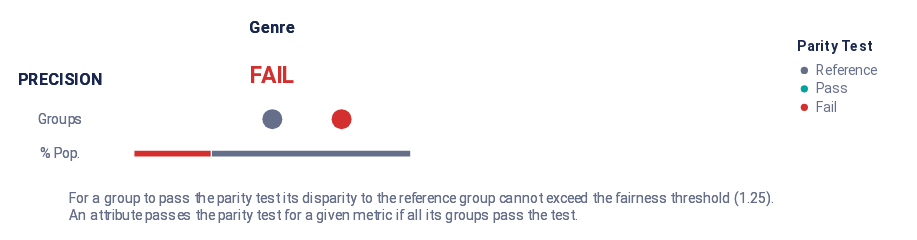

Here is the notebook cell this chart was saved with:
### Markdown cell above
**Predictive Parity (Suficiencia): $\mathbb{P}(Y= 1 |\hat{Y} =\hat{y}, A =a) = \mathbb{P}(Y= 1 |\hat{Y} =\hat{y}, A =b)$**  

Predictive Parity es una métrica que trabaja más sobre las clasificaciones reales. Para nuestro caso esta lo que busca es que ambos géneros tengan la misma probabilidad de que cuando fueron identificados como solicitantes de alto riesgo **por el modelo** estos realmente lo sean en la realidad.

Una métrica que nos sirve en este caso es la precisión, que lo que hace es que basándose en todas las predicciones del modelo mira cuáles fueron positivas (solicitantes de alto riesgo) realmente.

### Code cell
metrics = ['precision']

print('Evaluando Predictive Parity')
ap.summary(fairness, metrics, fairness_threshold = 1.25)

### Figure 1 — Vega-Lite specification as saved in the notebook (floating-point values rounded to 4 significant figures)
{"config": {"view": {"continuousWidth": 300, "continuousHeight": 300, "strokeWidth": 0}, "legend": {"labelColor": "rgb(102, 111, 137)", "labelFont": "Roboto, Arial, sans-serif", "labelFontSize": 12, "rowPadding": 4, "symbolSize": 40, "titleBaseline": "top", "titleColor": "rgb(25, 39, 78)", "titleFont": "Roboto, Arial, sans-serif", "titleFontSize": 12, "titleFontWeight": "bold", "titlePadding": 8}}, "vconcat": [{"hconcat": [{"vconcat": [{"mark": {"type": "text", "align": "center", "baseline": "middle", "color": "rgb(25, 39, 78)", "font": "Roboto, Arial, sans-serif", "fontWeight": "bold", "size": 14}, "encoding": {"text": {"value": ""}}, "height": 19.5, "width": 32.0}, {"layer": [{"mark": {"type": "text", "align": "center", "baseline": "middle", "color": "rgb(25, 39, 78)", "font": "Roboto, Arial, sans-serif", "fontWeight": "bold", "size": 14}, "encoding": {"text": {"value": "PRECISION"}, "y": {"axis": {"domain": false, "grid": false, "labels": false, "ticks": false, "title": null}, "field": "y_position", "scale": {"domain": [3, 1]}, "type": "quantitative"}}, "transform": [{"calculate": "1.2", "as": "y_position"}]}, {"mark": {"type": "text", "align": "center", "baseline": "middle", "color": "rgb(102, 111, 137)", "font": "Roboto, Arial, sans-serif", "size": 12}, "encoding": {"text": {"value": "Groups"}, "y": {"axis": {"domain": false, "grid": false, "labels": false, "ticks": false, "title": null}, "field": "y_position", "scale": {"domain": [3, 1]}, "type": "quantitative"}}, "transform": [{"calculate": "2", "as": "y_position"}]}, {"mark": {"type": "text", "align": "center", "baseline": "middle", "color": "rgb(102, 111, 137)", "font": "Roboto, Arial, sans-serif", "size": 12}, "encoding": {"text": {"value": "% Pop."}, "y": {"axis": {"domain": false, "grid": false, "labels": false, "ticks": false, "title": null}, "field": "y_position", "scale": {"domain": [3, 1]}, "type": "quantitative"}}, "transform": [{"calculate": "2.7", "as": "y_position"}]}], "height": 84.5, "width": 32.0}], "bounds": "flush", "data": {"name": "data-de84bc8c822dac0bd3b12b0342548471"}, "spacing": 26.0}, {"hconcat": [{"vconcat": [{"data": {"name": "data-de84bc8c822dac0bd3b12b0342548471"}, "mark": {"type": "text", "align": "center", "baseline": "middle", "color": "rgb(25, 39, 78)", "font": "Roboto, Arial, sans-serif", "fontWeight": "bold", "size": 14}, "encoding": {"text": {"value": "Genre"}}, "height": 19.5, "width": 240.0}, {"layer": [{"data": {"name": "data-78651e6cada553b412db642131edf322"}, "mark": {"type": "text", "align": "center", "baseline": "middle", "font": "Roboto, Arial, sans-serif", "fontWeight": "bold", "size": 20}, "encoding": {"color": {"field": "parity_result", "legend": {"offset": 0, "padding": 20, "title": "Parity Test"}, "scale": {"domain": ["Reference", "Pass", "Fail"], "range": ["rgb(102, 111, 137)", "rgb(0, 163, 158)", "rgb(211, 47, 47)"]}, "type": "ordinal"}, "text": {"value": "FAIL"}, "y": {"axis": {"domain": false, "grid": false, "labels": false, "ticks": false, "title": null}, "field": "y_position", "scale": {"domain": [3, 1]}, "type": "quantitative"}}, "transform": [{"calculate": "1", "as": "y_position"}]}, {"data": {"name": "data-119d78d1fc7d4f81f0a70e6770b9ea14"}, "mark": {"type": "bar", "size": 6, "stroke": "white"}, "encoding": {"color": {"field": "precision_parity_result", "legend": null, "scale": {"domain": ["Reference", "Pass", "Fail"], "range": ["rgb(102, 111, 137)", "rgb(0, 163, 158)", "rgb(211, 47, 47)"]}, "type": "ordinal"}, "tooltip": [{"field": "precision_parity_result", "title": "Parity", "type": "nominal"}, {"field": "tooltip_group_size", "title": "Size", "type": "nominal"}, {"field": "tooltip_groups_name_size", "title": "Groups", "type": "nominal"}], "x": {"aggregate": "sum", "axis": {"domain": false, "grid": false, "labels": false, "ticks": false, "title": null}, "field": "group_size", "stack": "normalize", "type": "quantitative"}, "y": {"axis": {"domain": false, "grid": false, "labels": false, "ticks": false, "title": null}, "field": "y_position", "scale": {"domain": [3, 1]}, "type": "quantitative"}}, "transform": [{"calculate": "2.8", "as": "y_position"}]}, {"data": {"name": "data-d076ffb12954457f41dbd5e039b179e0"}, "mark": {"type": "circle", "opacity": 1}, "encoding": {"color": {"field": "precision_parity_result", "legend": null, "scale": {"domain": ["Reference", "Pass", "Fail"], "range": ["rgb(102, 111, 137)", "rgb(0, 163, 158)", "rgb(211, 47, 47)"]}, "type": "ordinal"}, "size": {"value": 300}, "tooltip": [{"field": "attribute_value", "title": "Group", "type": "nominal"}, {"field": "tooltip_group_size", "title": "Group Size", "type": "nominal"}, {"field": "tooltip_parity_test_explanation_precision", "title": "Parity Test", "type": "nominal"}, {"field": "tooltip_disparity_explanation_precision", "title": "Disparity", "type": "nominal"}, {"field": "precision", "format": ".2f", "title": "PRECISION", "type": "quantitative"}], "x": {"axis": {"domain": false, "grid": false, "labels": false, "ticks": false, "title": null}, "field": "precision_disparity_rank", "scale": {"domain": [-2, 2], "nice": false}, "type": "quantitative"}, "y": {"axis": {"domain": false, "grid": false, "labels": false, "ticks": false, "title": null}, "field": "y_position", "scale": {"domain": [3, 1]}, "type": "quantitative"}}, "transform": [{"calculate": "2", "as": "y_position"}]}], "height": 84.5, "resolve": {"scale": {"x": "independent"}}, "width": 240.0}], "bounds": "flush", "spacing": 26.0}], "bounds": "flush", "spacing": 288.0}], "bounds": "flush", "spacing": 80.0}, {"layer": [{"mark": {"type": "text", "align": "left", "baseline": "top", "fill": "rgb(102, 111, 137)", "font": "Roboto, Arial, sans-serif", "fontSize": 12, "fontWeight": "normal"}, "encoding": {"text": {"value": "For a group to pass the parity test its disparity to the reference group cannot exceed the fairness threshold (1.25)."}, "x": {"value": 24.0}, "y": {"value": 0}}}, {"mark": {"type": "text", "align": "left", "baseline": "top", "fill": "rgb(102, 111, 137)", "font": "Roboto, Arial, sans-serif", "fontSize": 12, "fontWeight": "normal"}, "encoding": {"text": {"value": "An attribute passes the parity test for a given metric if all its groups pass the test."}, "x": {"value": 24.0}, "y": {"value": 15.0}}}], "data": {"name": "data-de84bc8c822dac0bd3b12b0342548471"}}], "padding": 15, "usermeta": {"embedOptions": {"scaleFactor": 5, "downloadFileName": "summary_chart"}}, "$schema": "https://vega.github.io/schema/vega-lite/v5.20.1.json", "datasets": {"data-de84bc8c822dac0bd3b12b0342548471": [{"a": 1, "b": 0}, {"a": 1, "b": 0}], "data-78651e6cada553b412db642131edf322": [{"parity_result": "Fail"}], "data-119d78d1fc7d4f81f0a70e6770b9ea14": [{"precision_parity_result": "Fail", "attribute_name": "genre", "total_entities": 200, "group_size": 56, "tooltip_groups_name_size": "female (56)", "tooltip_group_size": "56 (28.00%)"}, {"precision_parity_result": "Reference", "attribute_name": "genre", "total_entities": 200, "group_size": 144, "tooltip_groups_name_size": "male (144)", "tooltip_group_size": "144 (72.00%)"}], "data-d076ffb12954457f41dbd5e039b179e0": [{"attribute_name": "genre", "attribute_value": "female", "group_size": 56, "total_entities": 200, "ref_group_value": "male", "precision": 0.7857, "precision_disparity": 1.296, "precision_disparity_scaled": 0.2964, "precision_parity_result": "Fail", "tooltip_parity_test_explanation_precision": "Fail. Above fairness threshold of 1.25", "tooltip_disparity_explanation_precision": "1.30 times larger PRECISION than the reference group", "tooltip_group_size": "56 (28.00%)", "precision_disparity_rank": 1.0, "group_size_formatted": "56", "tooltip_groups_name_size": "female (56)"}, {"attribute_name": "genre", "attribute_value": "male", "group_size": 144, "total_entities": 200, "ref_group_value": "male", "precision": 0.6061, "precision_disparity": 1.0, "precision_disparity_scaled": 0.0, "precision_parity_result": "Reference", "tooltip_parity_test_explanation_precision": "Reference group", "tooltip_disparity_explanation_precision": "Reference group", "tooltip_group_size": "144 (72.00%)", "precision_disparity_rank": 0.0, "group_size_formatted": "144", "tooltip_groups_name_size": "male (144)"}]}}
